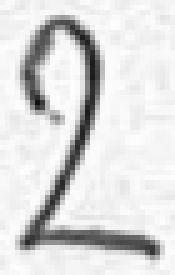
#> input picture Digit Classification/Data_normalize/2/419.png1571047723.34884521571048007.7997751.png, 35 x 55 px (shown 5 times larger)
$ python -i process_image.py   (imports and definitions only)
#> lines starting #> are read from the running program, lines starting #| are printed output that depends on the picture; after the words box and inside, x2 and y2 are one past the last pixel; in counts of white or black regions, pixels touching at a corner belong together
import cv2

def convert_to_black_background(array):
    for i in range(array.shape[0]):
        for j in range(array.shape[1]):
            if array[i][j] >= 127:
                array[i][j] = 0
            else:
                array[i][j] = 255
    return array

def convert_to_white_background(image):
    im_gray = cv2.imread(image, cv2.IMREAD_UNCHANGED)
#> im_gray is the input picture: shape (55, 35, 3); min 17, max 254, mean 218.5
    try:
        b, g, r = cv2.split(im_gray)
        t = [None] * 3
        u = [None] * 3
        for i, im in enumerate([b, g, r]):
            t[i], u[i] = cv2.threshold(im, 255, 255, cv2.THRESH_BINARY + cv2.THRESH_TRIANGLE)
#> this loop made 3 passes
#> after the loop, t = [221, 221, 221]; u = 3 items
        dst = cv2.merge((*u,))
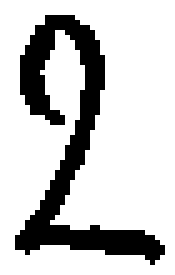
#> dst: shape (55, 35, 3) (shown 5 times larger); 78.3% white; 1 black region, box (x1, y1, x2, y2) and area: (3, 3, 33, 53) 418
        cv2.imwrite(image + "_w.png", dst)
        fileImage = image + "_w.png"
        return fileImage
    except:
        return None

def rotate_image(image , radient):
    return image.rotate(radient)

>>> result = convert_to_white_background('Data_normalize/2/419.png1571047723.34884521571048007.7997751.png')

$ run again, on Digit Classification/Data_normalize/2/420.png1571048259.6073387.png
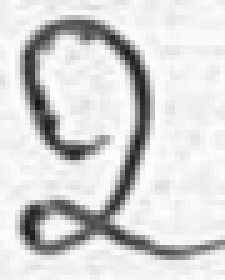
#> input picture Digit Classification/Data_normalize/2/420.png1571048259.6073387.png, 45 x 56 px (shown 5 times larger)
#> in convert_to_white_background, im_gray is the input picture: shape (56, 45, 3); min 21, max 253, mean 213.6
#> the loop in convert_to_white_background, `for i, im in enumerate([b, g, r]):` made 3 passes
#> after the loop in convert_to_white_background, `for i, im in enumerate([b, g, r]):`: t = [224, 224, 224]; u = 3 items
#> in convert_to_white_background, `dst = cv2.merge((*u,))`:
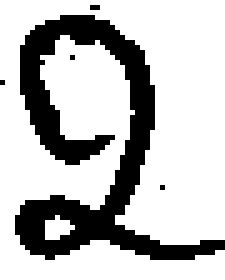
#> dst: shape (56, 45, 3) (shown 5 times larger); 74.4% white; 5 black regions (4 under 20 px), largest, box (x1, y1, x2, y2) and area: (3, 3, 45, 52) 640
